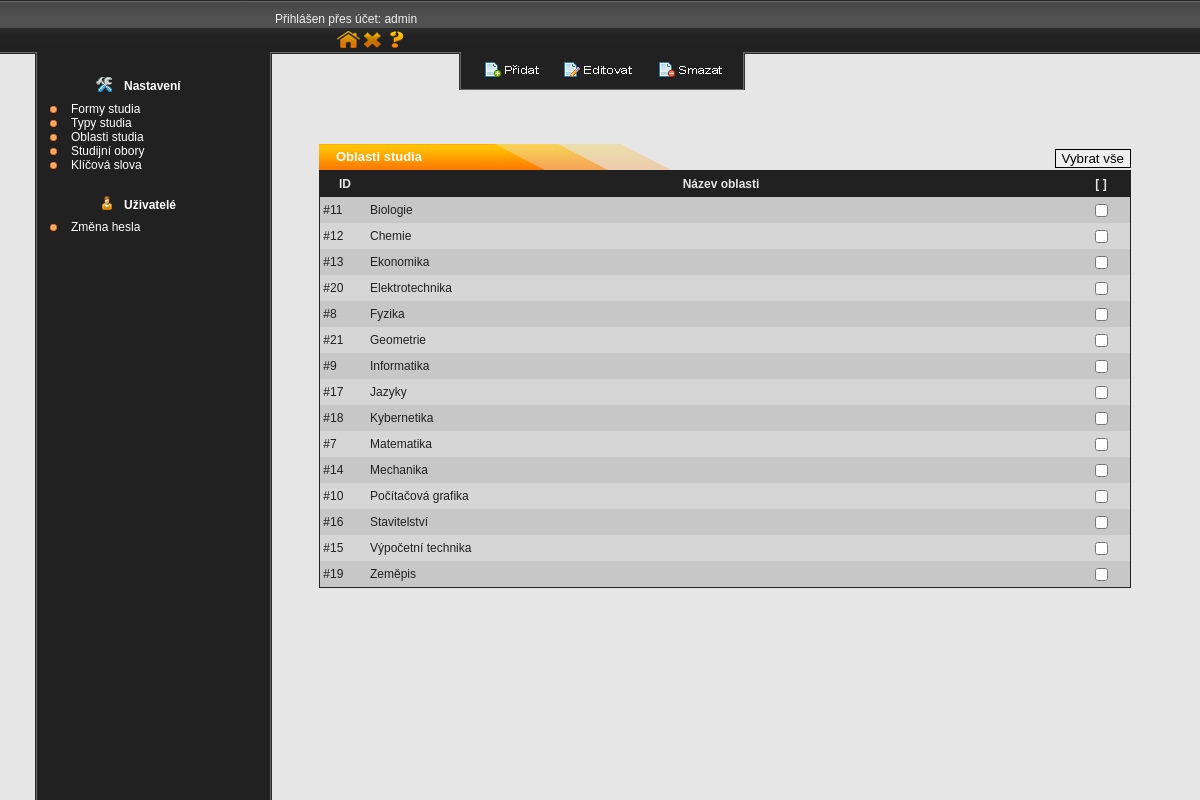
Screenshot of /admin/oblasti (signed in) with the database file from the repository.
### tables this page shows
CREATE TABLE IF NOT EXISTS `oblast` (
`ID_oblast` int(11) NOT NULL,
  `Oblast_nazev` varchar(100) NOT NULL
);

### admin/index.php (called while the page is built, shortened)
<?php
$smerovac = new SmerovacKontroler();
$smerovac->zpracuj(array($_SERVER['REQUEST_URI']));
$smerovac->vypisPohled();
?>

### admin/modely/Db.php (called while the page is built, shortened)
<?php
	class Db	{
		private static $spojeni;
		private static $nastaveni = array(
    	PDO::ATTR_ERRMODE => PDO::ERRMODE_EXCEPTION,
      PDO::MYSQL_ATTR_INIT_COMMAND => "SET NAMES utf8",
      PDO::ATTR_EMULATE_PREPARES => false,
		);
		public static function pripoj($host, $uzivatel, $heslo, $databaze) {
    	if (!isset(self::$spojeni)) {
        self::$spojeni = @new PDO(
                "mysql:host=$host;dbname=$databaze",
                $uzivatel,
                $heslo,
                self::$nastaveni
        );
      }
		}
		public static function dotazVsechny($dotaz, $parametry = array()) {
      $navrat = self::$spojeni->prepare($dotaz);
      $navrat->execute($parametry);
      return $navrat->fetchAll();
		}
	}
?>

### admin/modely/Oblast.php (called while the page is built, shortened)
<?php
	class Oblast	{
		public static function getVsechnyOblasti()	{
			return Db::dotazVsechny('select id_oblast as id,oblast_nazev as nazev from oblast order by nazev');
		}
	}
?>

### admin/kontrolery/OblastiKontroler.php (called while the page is built, shortened)
<?php
	class OblastiKontroler extends Kontroler	{
	    public function zpracuj($parametry)
	    {
					$this->data["radky"] = Oblast::getVsechnyOblasti();
	    }
	}
?>

### admin/kontrolery/SmerovacKontroler.php (called while the page is built, shortened)
<?php
	class SmerovacKontroler extends Kontroler	{
		protected $kontroler;
		public function zpracuj($parametry)	{
			$uzivatel = new Uzivatel();
			if ($uzivatel->jePrihlasen())	{
				$naparsovanaURL = $this->parsujURL($parametry[0]);
	      $tridaKontroleru = $this->pomlckyDoVelbloudiNotace(array_shift($naparsovanaURL)) . 'Kontroler';
	      if (file_exists('kontrolery/' . $tridaKontroleru . '.php'))	$this->kontroler = new $tridaKontroleru;
				else	$this->presmeruj('chyba');
				$this->kontroler->zpracuj($naparsovanaURL);
			}
		}
		private function parsujURL($url)	{
			$naparsovanaURL = parse_url($url);
			$naparsovanaURL["path"] = ltrim($naparsovanaURL["path"], "/");
			$naparsovanaURL["path"] = trim($naparsovanaURL["path"]);
			$rozdelenaCesta = explode("/", $naparsovanaURL["path"]);
			array_shift($rozdelenaCesta);
			return $rozdelenaCesta;
		}
		private function pomlckyDoVelbloudiNotace($text)	{
			$veta = str_replace('-', ' ', $text);
			$veta = ucwords($veta);
			$veta = str_replace(' ', '', $veta);
			return $veta;
		}
}
?>

### admin/pohledy/oblasti.phtml (the view, shortened to what this page needs)
<div id="nastroje">
	<a href="oblasti-add" id="pridej"><img src='add.png' alt='' /></a><a href="javascript:void(0)" onclick="editujSeznam();" id="edituj"><img src='edit.png' alt='' /></a><a href="javascript:void(0)" onclick="smazSeznam('oblasti');" id="vymaz"><img src='delete.png' alt='' /></a>
</div>
<div id="obsah2">
  <div class='tabulka'>Oblasti studia <input type='button' name='vybrat_vse' value='Vybrat vše' onclick='vyberVse("tabulka_1")' /></div>
		<form method="post" action="" name='formular'>
			<table class='seznam' cellspacing='0' cellpadding='0' border='0' id="tabulka_1">
				<tr><th style='width: 50px;'>ID</th><th>Název oblasti</th><th style='width: 58px;'>[ ]</th></tr>
				<?php
					$i = 0;
					foreach ($radky as $radek)	{
						echo "<tr ".($i++%2==1 ? "class='sudy'" : "")."><td>&nbsp;#".$radek["id"]."</td><td>".$radek["nazev"]."</td><td class='center'><input type='checkbox' name='radek_".$radek["id"]."' value='1' /></td></tr>";
					}
				?>
			</table>
		</form>
</div>

### admin/css.css (style rules this page uses)
html { min-height: 100%; }
.center { text-align: center; }
.tabulka { float: left; width: 795px; height: 21px; background: url(tabulka.png) no-repeat; padding: 5px 0px 0px 17px; color: #ffffff; font-weight: bold; font-size: 13px; }
.tabulka input { float: right; }
.seznam { float: left; width: 812px; border: 1px solid #212121; margin-bottom: 36px; }
.seznam th, .seznam td { height: 26px; vertical-align: middle; }
.seznam th { text-align: center; color: #e6e6e6; background: #212121; }
.seznam td { color: #212121; background: #c7c7c7; }
.seznam .sudy td { background: #d6d6d6; }
body { background: url(menu.png) repeat-y center center #e6e6e6; color: black; font-family: Arial; font-size: 12px; margin: 0px; padding: 0px; min-height: 100%; }
a { color: black; text-decoration: underline; }
a img { border: none; }
input,textarea, select { border: thin solid black; }
#nastroje { position: fixed; width: 282px; height: 34px; padding: 2px; background: url(tools.png); margin-left: 140px; top: 52px; text-align: center; z-index: 11; }
#nastroje img { width: 92px; height: 34px; margin: 0px 1px 0px 1px; }
#obsah2 { position: relative; width: 812px; top: 144px; z-index: 1; }

### rows the page displays
oblast: ID_oblast "11", Oblast_nazev "Biologie"
oblast: ID_oblast "12", Oblast_nazev "Chemie"
oblast: ID_oblast "13", Oblast_nazev "Ekonomika"
oblast: ID_oblast "20", Oblast_nazev "Elektrotechnika"
oblast: ID_oblast "8", Oblast_nazev "Fyzika"
oblast: ID_oblast "21", Oblast_nazev "Geometrie"
oblast: ID_oblast "9", Oblast_nazev "Informatika"
oblast: ID_oblast "17", Oblast_nazev "Jazyky"
oblast: ID_oblast "18", Oblast_nazev "Kybernetika"
oblast: ID_oblast "7", Oblast_nazev "Matematika"
oblast: ID_oblast "14", Oblast_nazev "Mechanika"
oblast: ID_oblast "10", Oblast_nazev "Počítačová grafika"
oblast: ID_oblast "16", Oblast_nazev "Stavitelství"
oblast: ID_oblast "15", Oblast_nazev "Výpočetní technika"
oblast: ID_oblast "19", Oblast_nazev "Zeměpis"

### other values shown
$prezdivka "admin"
